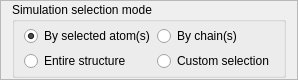
                  <widget class="QFrame" name="_sim_basic_selection_mode_frame">
                   <property name="sizePolicy">
                    <sizepolicy hsizetype="Preferred" vsizetype="Maximum">
                     <horstretch>0</horstretch>
                     <verstretch>0</verstretch>
                    </sizepolicy>
                   </property>
                   <property name="minimumSize">
                    <size>
                     <width>0</width>
                     <height>50</height>
                    </size>
                   </property>
                   <property name="maximumSize">
                    <size>
                     <width>16777215</width>
                     <height>80</height>
                    </size>
                   </property>
                   <property name="frameShape">
                    <enum>QFrame::StyledPanel</enum>
                   </property>
                   <property name="frameShadow">
                    <enum>QFrame::Raised</enum>
                   </property>
                   <layout class="QGridLayout" name="gridLayout_2">
                    <property name="topMargin">
                     <number>1</number>
                    </property>
                    <property name="bottomMargin">
                     <number>1</number>
                    </property>
                    <item row="1" column="0">
                     <widget class="QGroupBox" name="_sim_basic_selection_mode_group_box">
                      <property name="title">
                       <string>Simulation selection mode</string>
                      </property>
                      <layout class="QGridLayout" name="gridLayout_3">
                       <property name="topMargin">
                        <number>1</number>
                       </property>
                       <property name="bottomMargin">
                        <number>1</number>
                       </property>
                       <property name="spacing">
                        <number>2</number>
                       </property>
                       <item row="0" column="0">
                        <widget class="QRadioButton" name="_sim_basic_by_selected_atoms_button">
                         <property name="text">
                          <string>By selected atom(s)</string>
                         </property>
                         <property name="checked">
                          <bool>true</bool>
                         </property>
                        </widget>
                       </item>
                       <item row="0" column="1">
                        <widget class="QRadioButton" name="_sim_basic_by_chain_button">
                         <property name="text">
                          <string>By chain(s)</string>
                         </property>
                        </widget>
                       </item>
                       <item row="1" column="0">
                        <widget class="QRadioButton" name="_sim_basic_whole_structure_button">
                         <property name="text">
                          <string>Entire structure</string>
                         </property>
                        </widget>
                       </item>
                       <item row="1" column="1">
                        <widget class="QRadioButton" name="_sim_basic_custom_selection_button">
                         <property name="text">
                          <string>Custom selection</string>
                         </property>
                        </widget>
                       </item>
                      </layout>
                     </widget>
                    </item>
                   </layout>
                  </widget>
